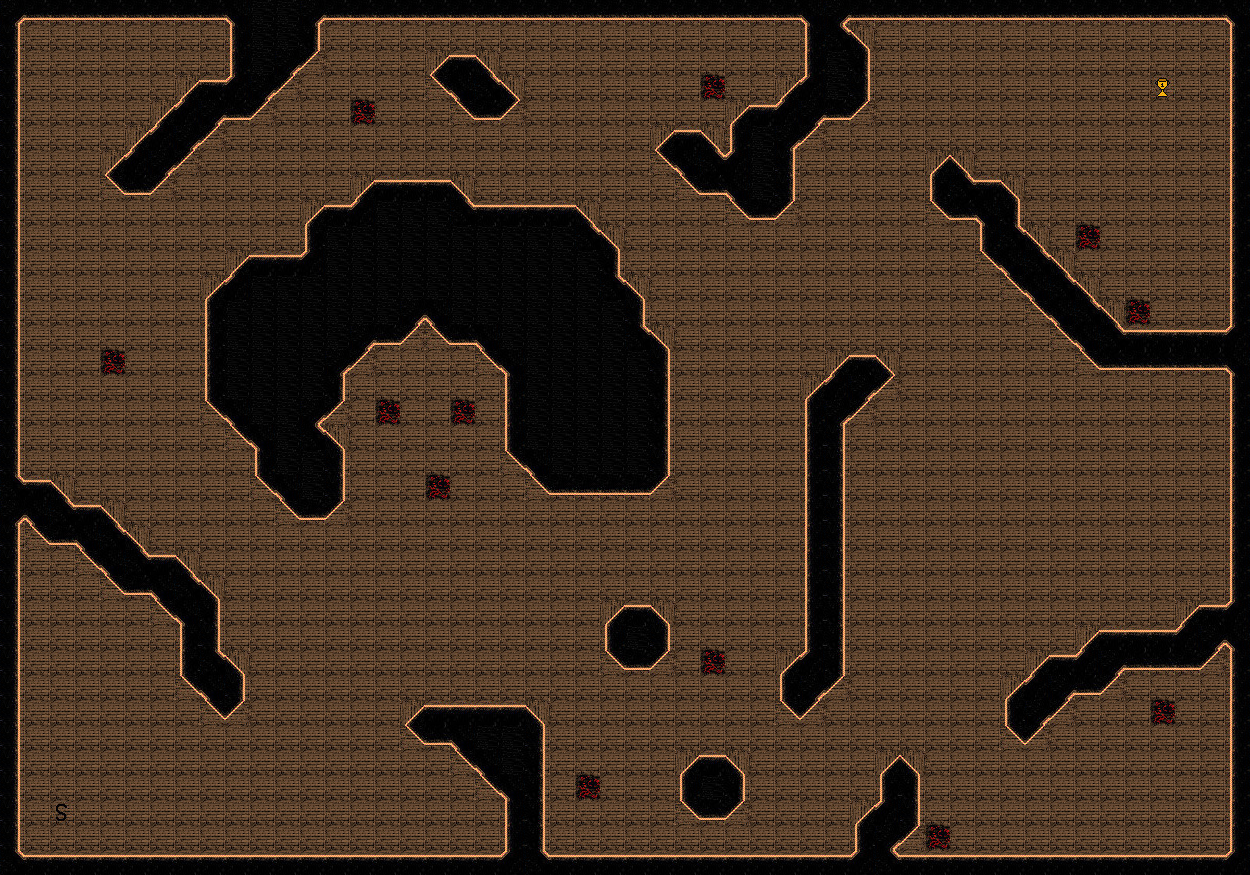

Rendered tile map (Tiled .tmx) drawn with the repository's tilesets; below, a short description and the map source with its tile grids summarised:
An orthogonal 50x35 tile map with 25x25 px tiles, 1 tile layer (Слой тайлов 1).

<map version="1.9" tiledversion="1.9.2" orientation="orthogonal" renderorder="right-down" width="50" height="35" tilewidth="25" tileheight="25" infinite="0" nextlayerid="2" nextobjectid="1">
 <tileset firstgid="1" source="textures_hot_rooms.tsx" />
 <layer id="1" name="Слой тайлов 1" width="50" height="35">
  <data>[1750 cells, 1750 non-empty, 21 distinct tile ids]</data>
 </layer>
</map>
